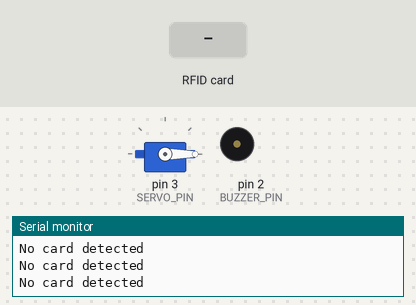
A sketch run on a simulated Arduino Uno, built with avr-gcc and run on an emulated ATmega328P. Shown: servo, buzzer (waves = sounding), the last lines printed to the serial monitor. The inputs (shaded band) are chosen by the test bench. WiFi joins after 1.5 s; servers stay silent unless stated.

Above: at 3.0 s.
3.1 s: RFID card 5E 7A 19 C4 held to the reader
At 3.46 s:
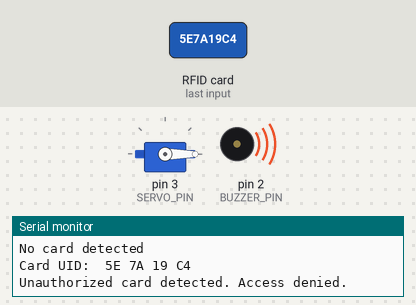
5.2 s: RFID card 79 73 A6 98 held to the reader
At 5.9 s:
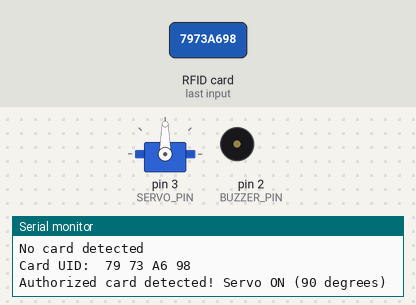
7.0 s: RFID card 63 4E 8A F5 held to the reader
At 7.17 s:
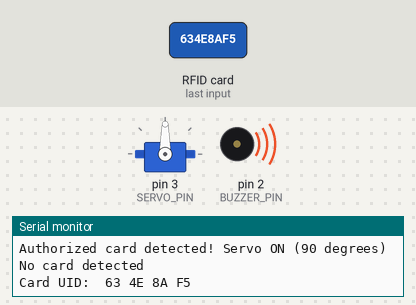
Timing chart, 0 to 10.0 s (numbered marks = the images above; inputs shaded):
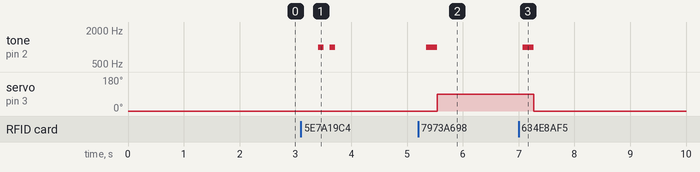

Measured:
- after the input at 3.1 s, tone on pin 2 (BUZZER_PIN): alternates 1000 Hz for 0.10 s and silent for 0.10 s, 4 changes in all, then stays silent, starting after 0.31 s
- after the input at 5.2 s, tone on pin 2 (BUZZER_PIN): silent → 1000 Hz after 0.14 s, → silent 0.20 s later; servo on pin 3 (SERVO_PIN): 0° → 90° after 0.34 s
- after the input at 7.0 s, tone on pin 2 (BUZZER_PIN): silent → 1000 Hz after 0.07 s, → silent 0.20 s later; servo on pin 3 (SERVO_PIN): 90° → 0° after 0.27 s

The sketch:

closet_wifi.ino
```cpp
#include <SPI.h>
#include <WiFiEsp.h>
#include <SoftwareSerial.h>
#include <MFRC522.h>
#include <Servo.h>

#define AP_SSID "embA"
#define AP_PASS "embA1234"
#define SERVER_NAME "10.10.141.80"
#define SERVER_PORT 5000
#define LOGID "CLOSET_ARD"

#define CMD_SIZE 50
#define RST_PIN  9
#define SS_PIN   10
#define SERVO_PIN 3
#define BUZZER_PIN 2
#define WIFIRX 6
#define WIFITX 7

bool servoState = false;
byte allowedCards[2][4] = {
    {0x79, 0x73, 0xA6, 0x98},
    {0x63, 0x4E, 0x8A, 0xF5}
};


typedef struct {
  char sendId[10];
  char getSensorId[10];
  char sendBuf[CMD_SIZE];
} CommunicationData;

Servo myservo;
MFRC522 mfrc522(SS_PIN, RST_PIN);

CommunicationData commData = {"Outside_ARD", "", ""};

SoftwareSerial wifiSerial(WIFIRX, WIFITX);
WiFiEspClient client;

void wifi_Setup();
void wifi_Init();
int server_Connect();
void printWifiStatus();

void setup() {
    Serial.begin(9600);
    wifi_Setup();
    SPI.begin();
    mfrc522.PCD_Init();
    myservo.attach(SERVO_PIN);
    myservo.write(0);
    pinMode(BUZZER_PIN, OUTPUT);

    Serial.println(F("Waiting for registered RFID card..."));
}

bool isAuthorizedCard() {
    for (int i = 0; i < 2; i++) {
        bool match = true;
        for (int j = 0; j < 4; j++) {
            if (mfrc522.uid.uidByte[j] != allowedCards[i][j]) {
                match = false;
                break;
            }
        }
        if (match) return true;
    }
    return false;
}


void loop() {
    if (!mfrc522.PICC_IsNewCardPresent()) {
        Serial.println(F("No card detected"));
        delay(500);
    } else if (!mfrc522.PICC_ReadCardSerial()) {
        Serial.println(F("Card detected, but UID reading failed"));
        delay(500);
    } else {
        Serial.print(F("Card UID: "));
        for (byte i = 0; i < mfrc522.uid.size; i++) {
            Serial.print(mfrc522.uid.uidByte[i] < 0x10 ? " 0" : " ");
            Serial.print(mfrc522.uid.uidByte[i], HEX);
        }
        Serial.println();

        if (isAuthorizedCard()) {
            tone(BUZZER_PIN, 1000);
            delay(200);
            noTone(BUZZER_PIN);

            servoState = !servoState;
            if (servoState) {
                Serial.println(F("Authorized card detected! Servo ON (90 degrees)"));
                myservo.write(90);
            } else {
                Serial.println(F("Authorized card detected! Servo OFF (0 degrees)"));
                myservo.write(0);
            }
        } else {
            Serial.println(F("Unauthorized card detected. Access denied."));
            for (int i = 0; i < 2; i++) {
                tone(BUZZER_PIN, 1000);
                delay(100);
                noTone(BUZZER_PIN);
                delay(100);
            }
        }

        mfrc522.PICC_HaltA();
        mfrc522.PCD_StopCrypto1();
        delay(1000);
    }

    receiveServerMessage();
}


void receiveServerMessage() {
    if (client.available()) {
        String receivedMsg = client.readStringUntil('\n');
        receivedMsg.trim();

        Serial.print("Received from server: ");
        Serial.println(receivedMsg);

        if (receivedMsg == "[SERVER_AND]]DOOR@UN") {
            Serial.println("Lock command received, moving servo.");
            myservo.write(90);
            servoState = false;
            tone(BUZZER_PIN, 1000);
            delay(200);
            noTone(BUZZER_PIN);
        }
        else if(receivedMsg == "[SERVER_AND]]DOOR@LOCK") {
            Serial.println("UNLock command received, moving servo.");
            myservo.write(0);
            servoState = true;
            tone(BUZZER_PIN, 1000);
            delay(200);
            noTone(BUZZER_PIN);
        }
    }
}

// WiFi 설정
void wifi_Setup() {
  wifiSerial.begin(38400);
  wifi_Init();
  server_Connect();
}

// WiFi 초기화
void wifi_Init() {
  do {
    WiFi.init(&wifiSerial);
    if (WiFi.status() == WL_NO_SHIELD) {
      Serial.println("WiFi shield not present");
    }
    else
      break;
  } while (1);

  Serial.print("Attempting to connect to WPA SSID: ");
  Serial.println(AP_SSID);

  while (WiFi.begin(AP_SSID, AP_PASS) != WL_CONNECTED) {
    Serial.print("Attempting to connect to WPA SSID: ");
    Serial.println(AP_SSID);
  }

  Serial.println("You're connected to the network");
  printWifiStatus();
}

// 서버 연결
int server_Connect() {
  Serial.println("Starting connection to server...");

  if (client.connect(SERVER_NAME, SERVER_PORT)) {
    Serial.println("Connect to server");
    client.print("["LOGID"]");
    return 1;
  }
  else {
    Serial.println("server connection failure");
    return 0;
  }
}

// WiFi 상태 출력
void printWifiStatus() {
  // SSID 출력
  Serial.print("SSID: ");
  Serial.println(WiFi.SSID());

  // IP 주소 출력
  IPAddress ip = WiFi.localIP();
  Serial.print("IP Address: ");
  Serial.println(ip);

  // 신호 강도 출력
  long rssi = WiFi.RSSI();
  Serial.print("Signal strength (RSSI):");
  Serial.print(rssi);
  Serial.println(" dBm");
}
```
